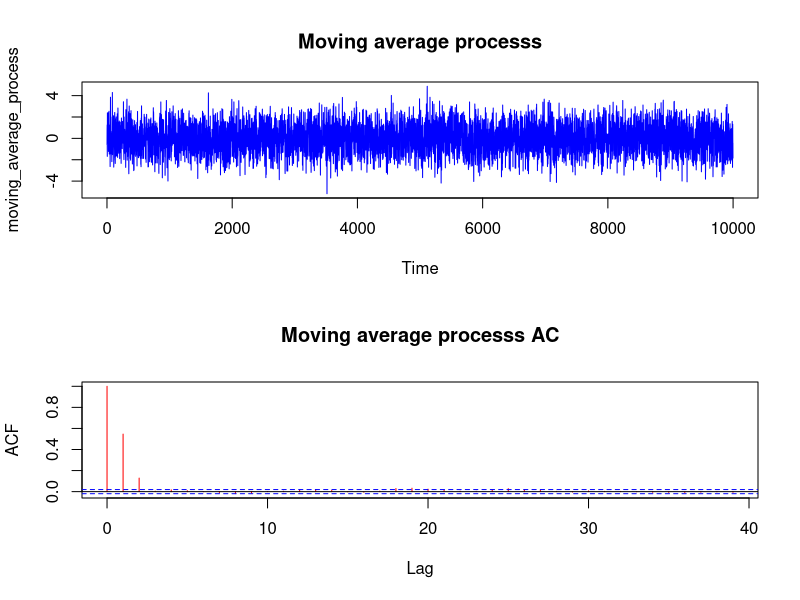

Recreate this plot in R.
# Generate noise 
noise = rnorm(10000)
# Introduce a var 
ma_2 = NULL 
for(i in 3:10000){
	ma_2[i] = noise[i] + 0.7*noise[i-1] + 0.2*noise[i-2]
}
moving_average_process = ma_2[3:10000]
# Put the dataset into a time series object 
moving_average_process=ts(moving_average_process)
# Create a multi fig 
par(mfrow = c(2,1))
# Plot things
plot(moving_average_process, main = 'Moving average processs', col = 'blue')
acf(moving_average_process, main = 'Moving average processs AC', col = 'red')